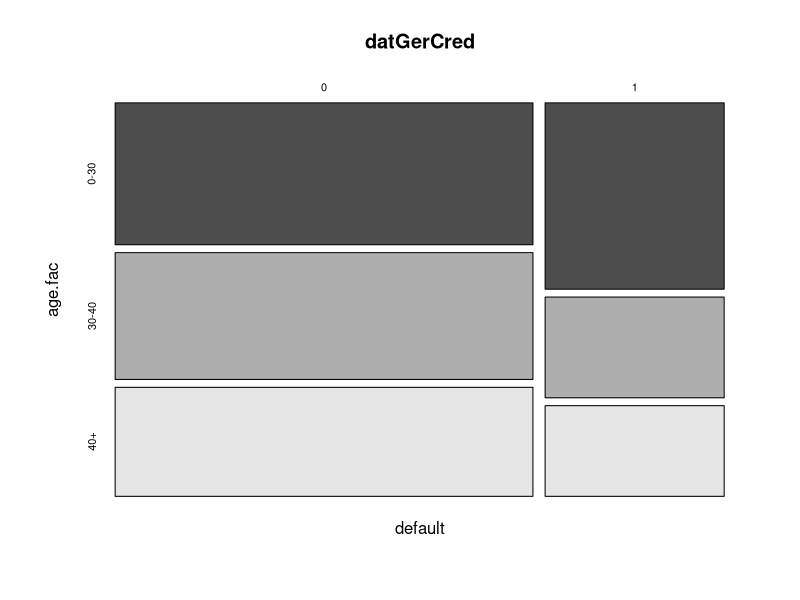
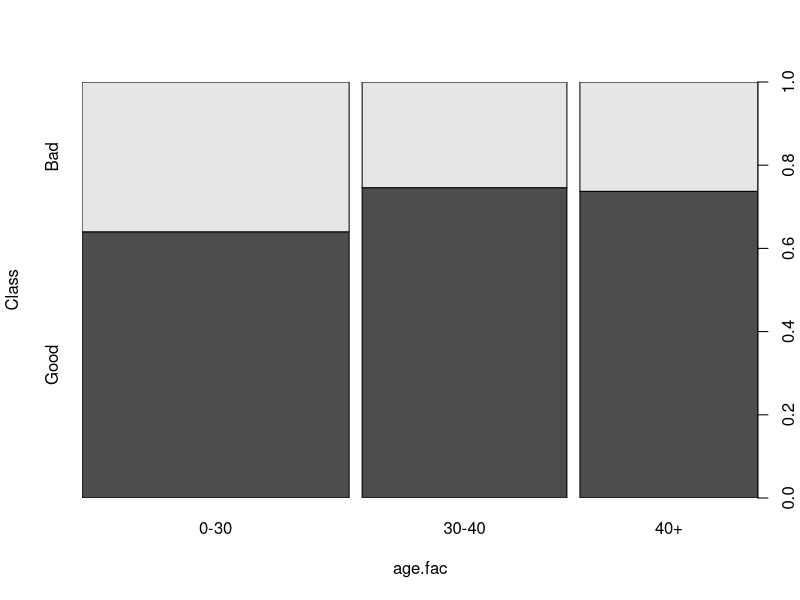
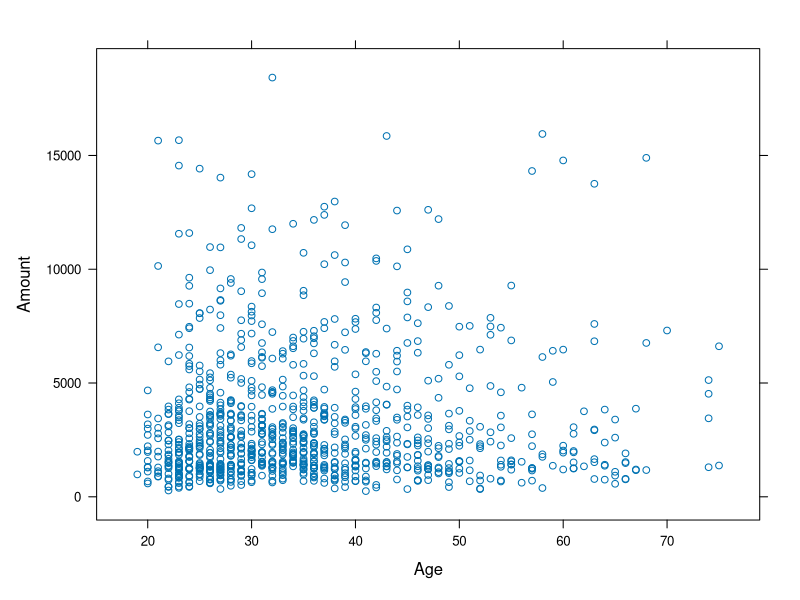
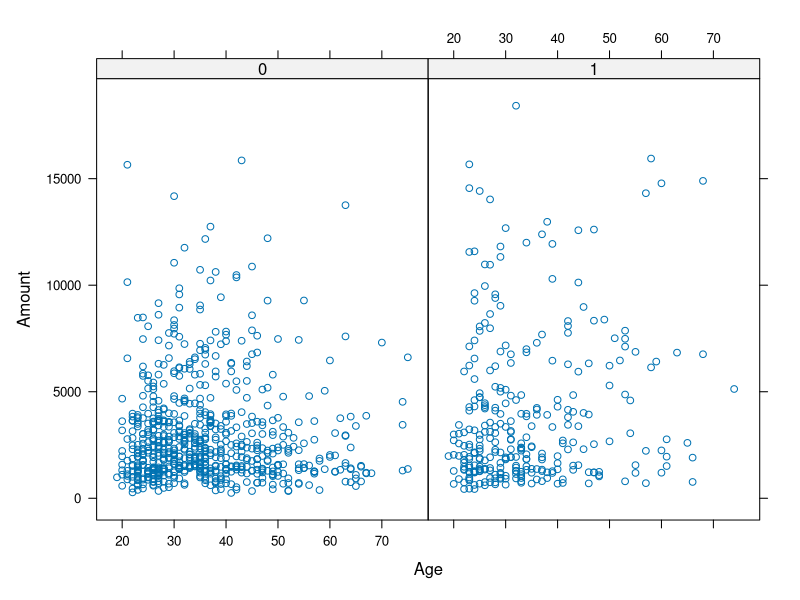
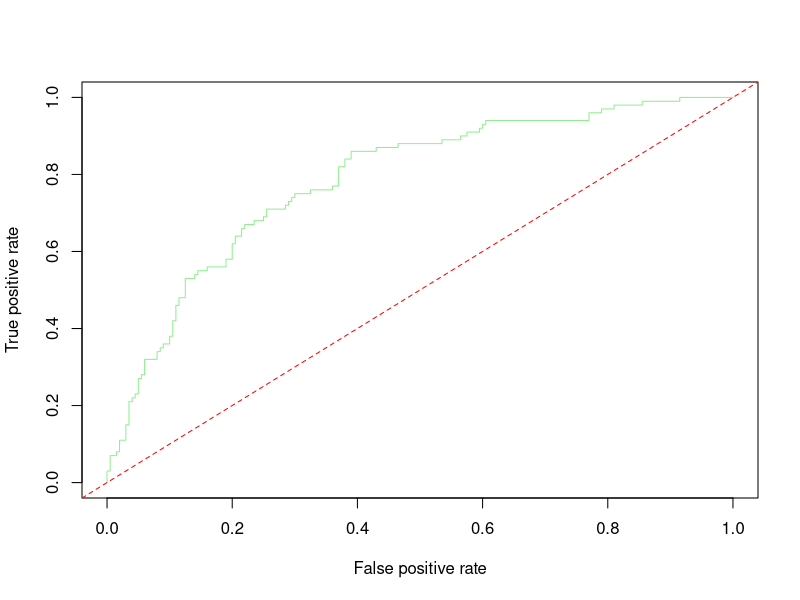
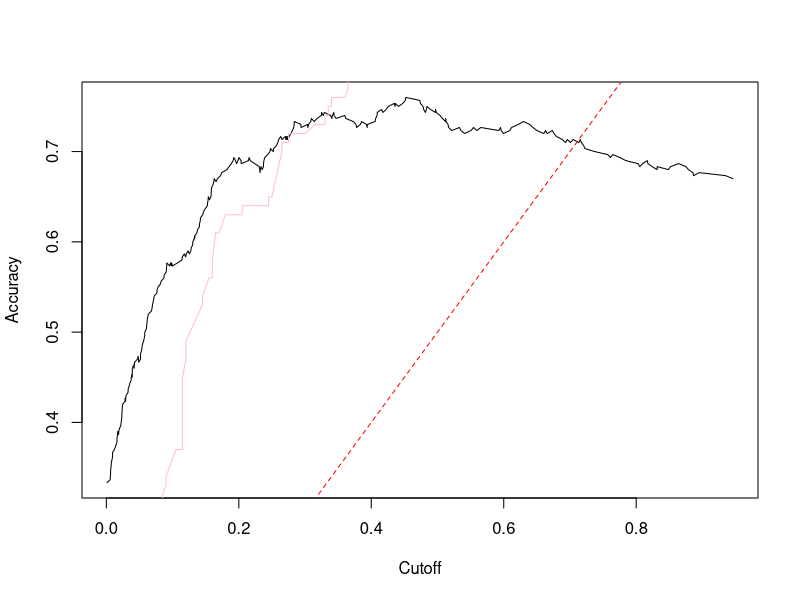
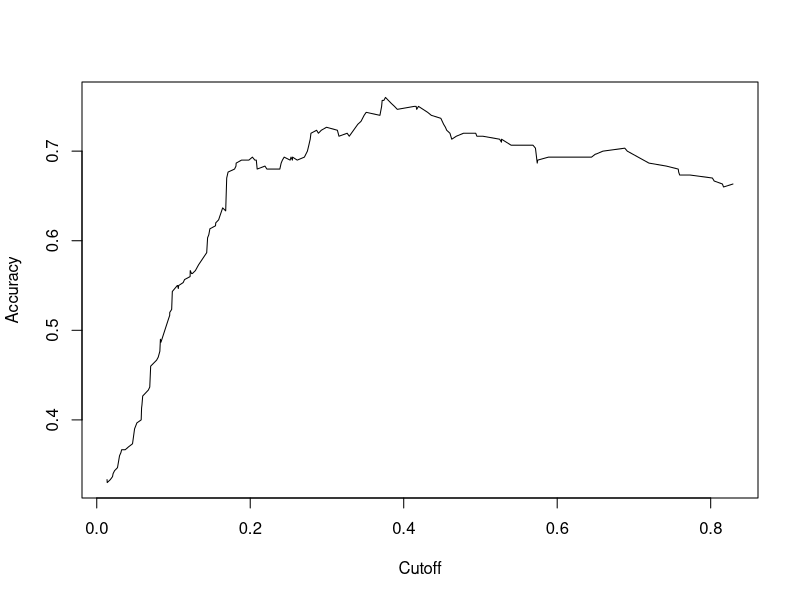
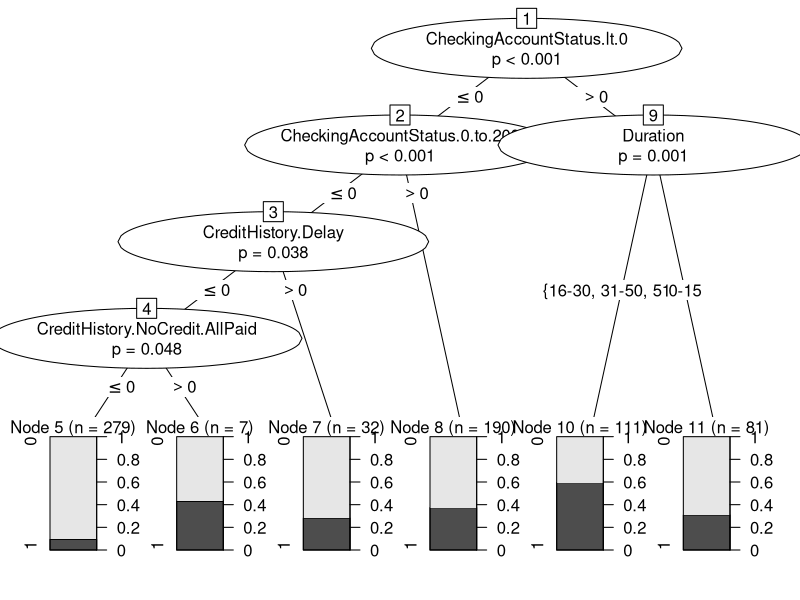

Here is the R script that generated these plots, in order:
## ---- chunk 1
library(caret)
library(lattice)
library(ROCR)
library(e1071)
library(party)
## ---- chunk 2
data("GermanCredit")
datGerCred <- GermanCredit
## ---- chunk 3
datGerCred$amt.fac <- as.factor(ifelse(datGerCred$Amount<=2500,"0-2500", 
                                ifelse(datGerCred$Amount<=5000, 
									   "2600-5000", "5000+")))
datGerCred$age.fac <- as.factor(ifelse(datGerCred$Age<=30,'0-30', 
                                ifelse(datGerCred$Age<=40,
									   '30-40', '40+')))
datGerCred$Duration <- as.factor(ifelse(datGerCred$Duration<=15,"0-15", 
                                 ifelse(datGerCred$Duration<=30, 
								        "16-30", ifelse(datGerCred$Duration<=50, 
										"31-50", ifelse(datGerCred$Duration<=72, 
										"51-72")))))
datGerCred$default <- as.factor(ifelse(datGerCred$Class=="Bad", "1", "0"))
## ---- chunk 4
mosaicplot(default~age.fac, col=T, data=datGerCred)
spineplot(Class~age.fac, data=datGerCred)
xyplot(Amount~Age, data=datGerCred)
xyplot(Amount~Age|datGerCred$default, data=datGerCred)
# remove continuous variables with discrete copies
datBin <- datGerCred[,-c(2,5,10)] 
## ---- chunk 5
datSamp <- sort(sample(nrow(datBin), nrow(datBin)*0.7))
train <- datBin[datSamp,]
test <- datBin[-datSamp,]
## ---- chunk 6
m.log<-glm(train$default~.,data=train,family=binomial)
test$score <- predict(m.log, test, type="response")
pred.log<-prediction(test$score,test$default)
perf.log <- performance(pred.log, "tpr", "fpr")
plot(perf.log, col="light green")
abline(0,1, lty=8, col="red")  # 45 degree line in graph
auc1 <- performance(pred.log, "auc") # calculates area under roc curve
plot(performance(pred.log, "acc")) #cutoff 

#significant variables from previous logit 
m.log_redux <- glm(default~Duration+  
                   InstallmentRatePercentage+
				   ForeignWorker+ 
				   CheckingAccountStatus.0.to.200+ 
				   CheckingAccountStatus.gt.200+ 
				   CheckingAccountStatus.lt.0+ 
				   CreditHistory.NoCredit.AllPaid+ 
				   CreditHistory.ThisBank.AllPaid+ 
				   CreditHistory.Delay+SavingsAccountBonds.lt.100+
				   SavingsAccountBonds.100.to.500+ 
				   OtherDebtorsGuarantors.None+ 
				   OtherDebtorsGuarantors.CoApplicant, 
				   data=train, family=binomial)
test$score <- predict(m.log_redux, test, type="response")
pred.log2 <-prediction(test$score,test$default)
perf.log2 <- performance(pred.log2, "tpr", "fpr")
plot(perf.log2, col="pink", add=T)
abline(0, 1, lty=8, col="red")
auc2 <- performance(pred.log2, "auc") 
plot(performance(pred.log2, "acc")) 
## ---- chunk 7
cmat.logit <- xtabs(~round(test$score)+test$default)
cmat.logit <- confusionMatrix(cmat.logit, dnn=c("Prediction", "Label"))
print(cmat.logit)
## ---- chunk 8
m.tree <-ctree(default~ Duration+InstallmentRatePercentage
               +ForeignWorker+CheckingAccountStatus.0.to.200
			   +CheckingAccountStatus.gt.200
			   +CheckingAccountStatus.lt.0
			   +CreditHistory.NoCredit.AllPaid
			   +CreditHistory.ThisBank.AllPaid+CreditHistory.Delay
			   +SavingsAccountBonds.lt.100
			   +SavingsAccountBonds.100.to.500
			   +OtherDebtorsGuarantors.None
			   +OtherDebtorsGuarantors.CoApplicant, data=train)
plot(m.tree)
result.dat <- as.data.frame(do.call("rbind", 
                            treeresponse(m.tree, 
							newdata=test))) 
test$tscore<-result.dat[,2] 
pred.tree<-prediction(test$tscore,test$default) 
perf.tree <- performance(pred.tree, "tpr", "fpr")
## ---- chunk 9
plot(perf.log2, col='red', main='Logit vs Ctree')
plot(perf.tree, col='dark green', add=TRUE)
abline(0, 1, lty=8, col="grey")
auc3<- performance(pred.tree, "auc") 
plot(performance(pred.tree, "acc")) 
## ---- chunk 10
cmat.tree <-xtabs(~round(test$tscore)+test$default)
cmat.tree = confusionMatrix(cmat.tree) 
print(cmat.tree)

par(mfrow=c(1,2))
fourfoldplot(cmat.tree$table, main="Decision Tree Model")
fourfoldplot(cmat.logit$table, main="Logit Model")
